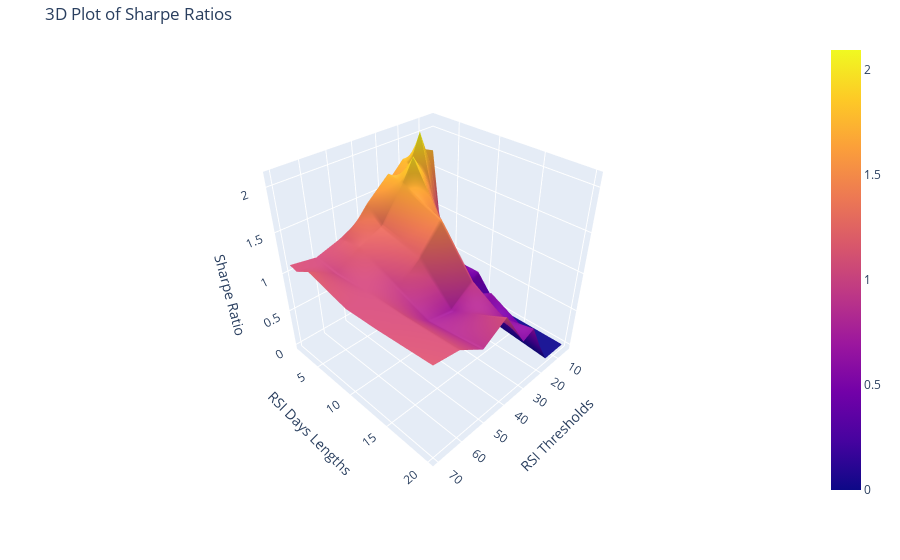

The notebook cell this image was saved under:
### Code cell
# Create a 3D surface plot
fig = go.Figure(data=[go.Surface(z=sharpe_ratios, x=rsi_thresholds, y=rsi_days_lengths)])
fig.update_layout(
    title='3D Plot of Sharpe Ratios',
    scene=dict(
        xaxis_title='RSI Thresholds',
        yaxis_title='RSI Days Lengths',
        zaxis_title='Sharpe Ratio',
        camera=dict(eye=dict(x=1.5, y=1.5, z=1.5))  # Adjust camera view
    ),
    margin=dict(l=60, r=20, b=60, t=40),  # Adjust margins
)
fig.show()

### Figure 1 — Plotly figure (JSON) as saved in the notebook; plotly's stock layout.template omitted (floating-point values rounded to 4 significant figures)
{"data": [{"type": "surface", "x": [5, 10, 15, 20, 25, 30, 40, 50, 60, 70], "y": [2, 3, 5, 10, 14, 20], "z": [[1.739, 1.804, 1.784, 1.78, 1.643, 1.53, 1.281, 1.14, 1.05, 1.107], [0.8729, 1.656, 2.092, 1.737, 1.631, 1.747, 1.5, 1.177, 1.046, 1.082], [0.2576, 0.5078, 1.287, 1.715, 1.969, 1.709, 1.309, 1.199, 1.014, 1.196], [0, 0.5178, 0.3467, 0.3663, 1.137, 1.506, 1.199, 0.969, 1.052, 1.062], [0, 0, 0.06298, 0.6258, 0.4782, 0.9533, 0.734, 0.8005, 1.062, 1.085], [0, 0, 0, 0.2973, 0.6377, 0.5682, 1.076, 0.8875, 1.096, 1.141]]}], "layout": {"margin": {"b": 60, "l": 60, "r": 20, "t": 40}, "scene": {"camera": {"eye": {"x": 1.5, "y": 1.5, "z": 1.5}}, "xaxis": {"title": {"text": "RSI Thresholds"}}, "yaxis": {"title": {"text": "RSI Days Lengths"}}, "zaxis": {"title": {"text": "Sharpe Ratio"}}}, "title": {"text": "3D Plot of Sharpe Ratios"}}}
